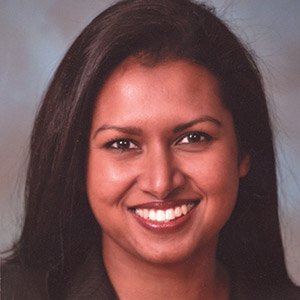
%> input picture 14.jpg, 300 x 300 px
$ octave testcode.m   (GNU Octave 9; MATLAB toolbox functions it lacks are replaced by stand-ins)
%> lines starting %> are read from the running program, lines starting %| are printed output that depends on the picture
cd 'input1'
[file path] = uigetfile('*.bmp;*.jpg','Pick an Image File');
%> the answer given: 14.jpg
if file==0
    warndlg('User did not select any image');
else

Input=imread(file);
%> Input is the input picture: size 300x300x3 uint8; mean R, G, B 116.2, 81.4, 81.7
end
cd ..
Input1=imresize(Input,[512 512]);
[r c p]=size(Input);
%> r = 300; c = 300; p = 3
disp 'r=';
disp (r);
%| 300
disp 'c=';
disp (c);
%| 300
if(p==3)
Input2 =rgb2gray(Input1);
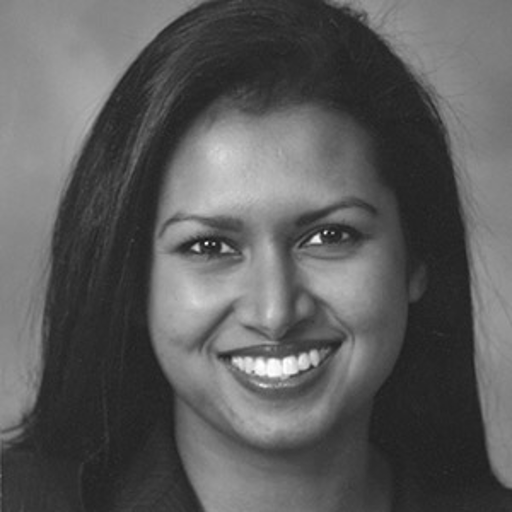
%> Input2: size 512x512 uint8; min 19, max 255, mean 91.9
else
    Input1=Input;
end

J = imnoise(Input2,'salt & pepper',0.05);
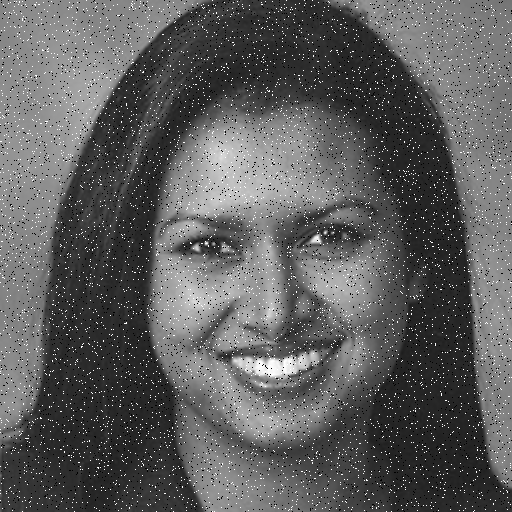
%> J: size 512x512 uint8; min 0, max 255, mean 93.7
c = medfilt2(J,[3 3]);
Facepart = vision.CascadeObjectDetector;
Face = step(Facepart,c);
%> Face = [112 122 311 311]
face=imcrop(c,Face);
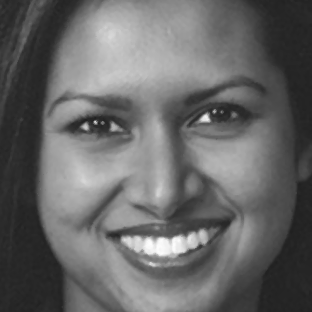
%> face: size 312x312 uint8; min 32, max 253, mean 102.9
Num= size(Face,1);
%> Num = 1


FDetect = vision.CascadeObjectDetector;
%Read the input image

% I=imread('14.jpg');

%Returns Bounding Box values based on number of objects
BB1 = step(FDetect,face);
%> BB1 = [23 25 258 258]
% [8 lines of commented-out code are left out]
NoseDetect = vision.CascadeObjectDetector('Nose','MergeThreshold',16);
%> (the run ends here)
